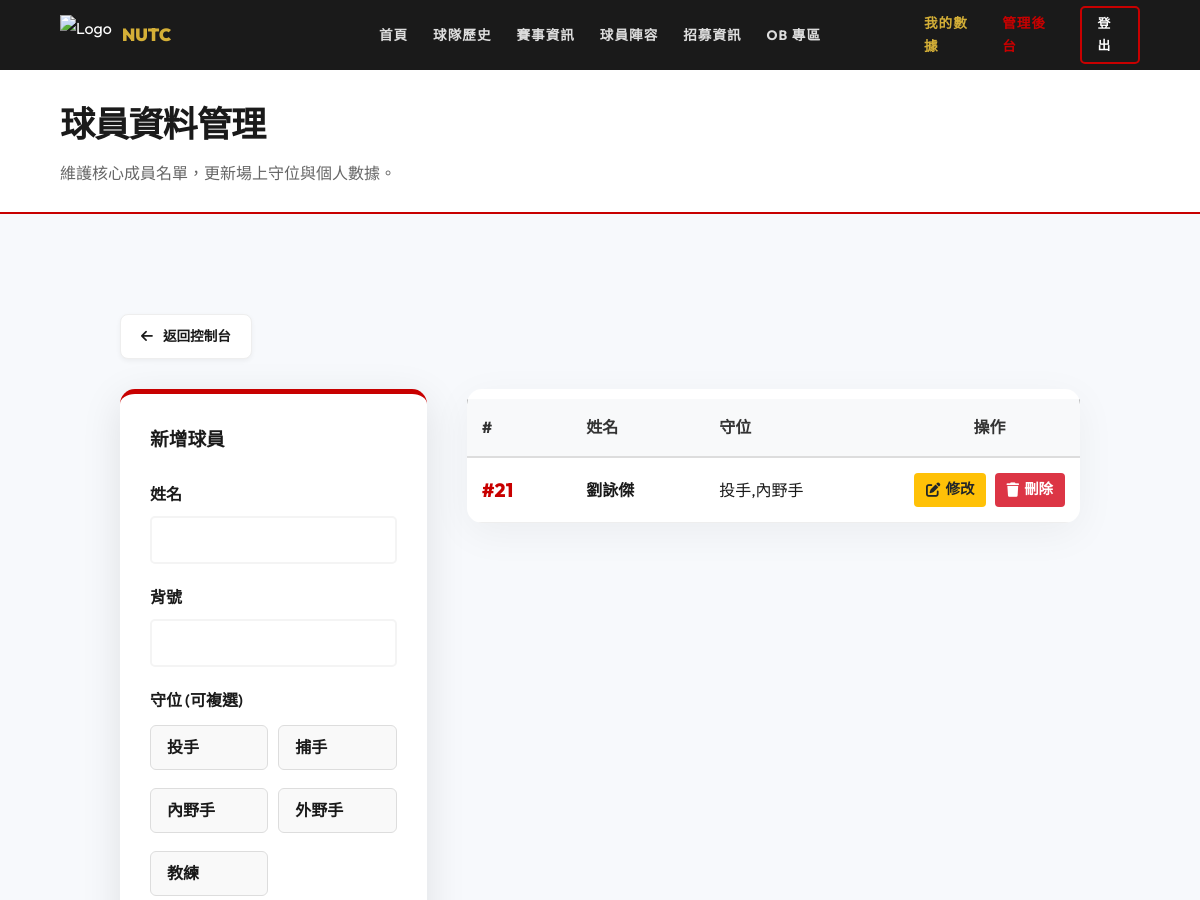
The page /admin_players.php (signed in, upper part) on the database as committed earlier.
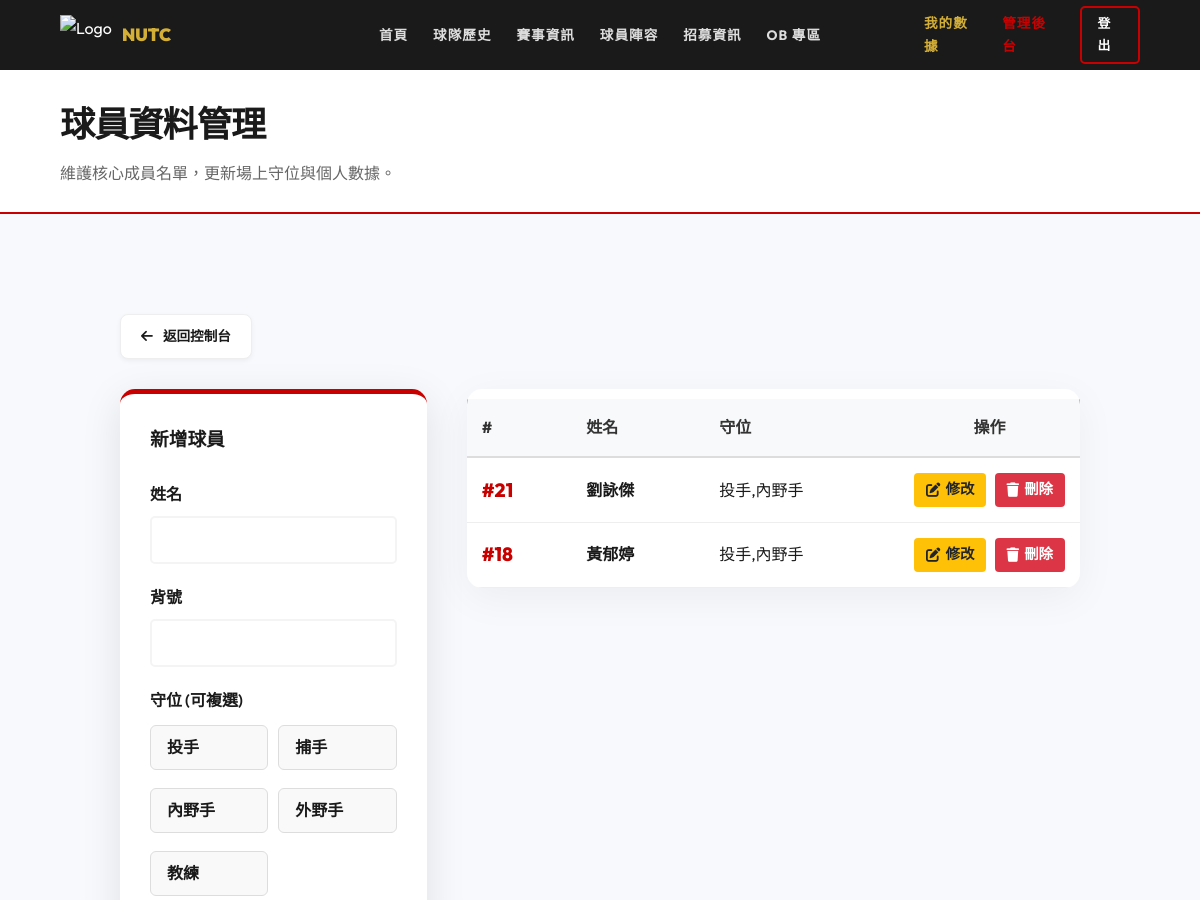
The same page on the database as committed later.
### tables this page shows
CREATE TABLE `player` (
  `Player_id` int(11) NOT NULL AUTO_INCREMENT COMMENT '球員識別碼',
  `Team_Id` int(11) NOT NULL COMMENT '關聯 Team.team_Id',
  `mId` int(11) DEFAULT NULL COMMENT '關聯 Member.mId (僅限本校球員，可為 NULL)',
  `Player_Name` varchar(50) NOT NULL COMMENT '球員姓名',
  `jersey_number` varchar(10) DEFAULT NULL COMMENT '背號 (如: 18, 93)',
  `position` varchar(255) DEFAULT NULL,
  `height` int(11) DEFAULT NULL COMMENT '身高 (cm)',
  `weight` int(11) DEFAULT NULL COMMENT '體重 (kg)',
  `pitching_speed` int(11) DEFAULT NULL COMMENT '球速 (km/h)',
  `image_path` varchar(255) DEFAULT NULL COMMENT '球員照片檔案路徑',
  PRIMARY KEY (`Player_id`),
  KEY `Team_Id` (`Team_Id`),
  KEY `mId` (`mId`),
  CONSTRAINT `player_ibfk_1` FOREIGN KEY (`Team_Id`) REFERENCES `team` (`team_Id`),
  CONSTRAINT `player_ibfk_2` FOREIGN KEY (`mId`) REFERENCES `member` (`mId`)
);

### includes/Database.php (called while the page is built, shortened)
<?php
class Database {
    private $pdo;
    public function __construct() {
        $host = 'localhost';
        $db   = 'baseball_web';
        $user = 'root';
        $pass = '';
        $charset = 'utf8mb4';
        $dsn = "mysql:host=$host;port=3306;dbname=$db;charset=$charset";
        $options = [
            PDO::ATTR_ERRMODE            => PDO::ERRMODE_EXCEPTION,
            PDO::ATTR_DEFAULT_FETCH_MODE => PDO::FETCH_ASSOC,
            PDO::ATTR_EMULATE_PREPARES   => false,
        ];
        try {
            $this->pdo = new PDO($dsn, $user, $pass, $options);
        } catch (\PDOException $e) {
            throw new \PDOException($e->getMessage(), (int)$e->getCode());
        }
    }
    public function getAll($table) {
        $stmt = $this->pdo->query("SELECT * FROM `$table`");
        return $stmt->fetchAll();
    }
}

### includes/config.php (called while the page is built, shortened)
<?php
require_once 'Database.php';
$db = new Database();

### admin_players.php (the view, shortened to what this page needs)
<?php
require_once 'includes/header.php';
$editRecord = null;
$players = $db->getAll('player');
?>
<div class="page-header">
    <h1>球員資料管理</h1>
    <p>維護核心成員名單，更新場上守位與個人數據。</p>
</div>
<section>
    <div class="container">
        <a href="admin_dashboard.php" class="admin-back-btn">
            <i class="fas fa-arrow-left"></i> 返回控制台
        </a>
        <div class="admin-players-layout">
            <div class="admin-form-card">
                <h3><?= $editRecord ? '修改球員' : '新增球員' ?></h3>
                <form method="POST" action="admin_players.php" enctype="multipart/form-data">
                    <div class="form-group">
                        <label>姓名</label>
                        <input type="text" name="name" class="form-control" value="<?= $editRecord ? htmlspecialchars($editRecord['Player_Name']) : '' ?>" required>
                    </div>
                    <div class="form-group">
                        <label>背號</label>
                        <input type="number" name="jersey_number" class="form-control" value="<?= $editRecord ? htmlspecialchars($editRecord['jersey_number']) : '' ?>" required>
                    </div>
                    <div class="form-group">
                        <label>守位 (可複選)</label>
                        <div class="checkbox-group">
                            <?php
                            $posArr = $editRecord ? explode(',', $editRecord['position']) : [];
                            $availablePos = ['投手', '捕手', '內野手', '外野手', '教練'];
                            foreach ($availablePos as $p):
                            ?>
                                <label class="checkbox-item <?= in_array($p, $posArr) ? 'active' : '' ?>">
                                    <span><?= $p ?></span>
                                </label>
                            <?php endforeach; ?>
                        </div>
                    </div>
                </form>
            </div>
            <div class="admin-list-card">
                <table class="admin-table">
                    <thead>
                        <tr>
                            <th>#</th>
                            <th>姓名</th>
                            <th>守位</th>
                            <th style="text-align: center;">操作</th>
                        </tr>
                    </thead>
                    <tbody>
                        <?php foreach ($players as $p): ?>
                            <tr>
                                <td class="admin-number-cell">#<?= $p['jersey_number'] ?></td>
                                <td class="admin-name-cell"><?= htmlspecialchars($p['Player_Name']) ?></td>
                                <td><?= $p['position'] ?></td>
                                <td style="text-align: center; white-space: nowrap;">
                                    <a href="admin_players.php?edit_id=<?= $p['Player_id'] ?>" class="admin-action-btn admin-btn-edit"><i class="fas fa-edit"></i> 修改</a>
                                    <form method="POST" style="display: inline;" onsubmit="return confirm('確定要刪除嗎？')">
                                        <button type="submit" name="delete" class="admin-action-btn admin-btn-delete"><i class="fas fa-trash"></i> 刪除</button>
                                    </form>
                                </td>
                            </tr>
                        <?php endforeach; ?>
                    </tbody>
                </table>
            </div>
        </div>
    </div>
</section>
<?php require_once 'includes/footer.php'; ?>

Rows that differ between the two databases and show on the page:
added player: jersey_number "18", Player_Name "黃郁婷", position "投手,內野手"
